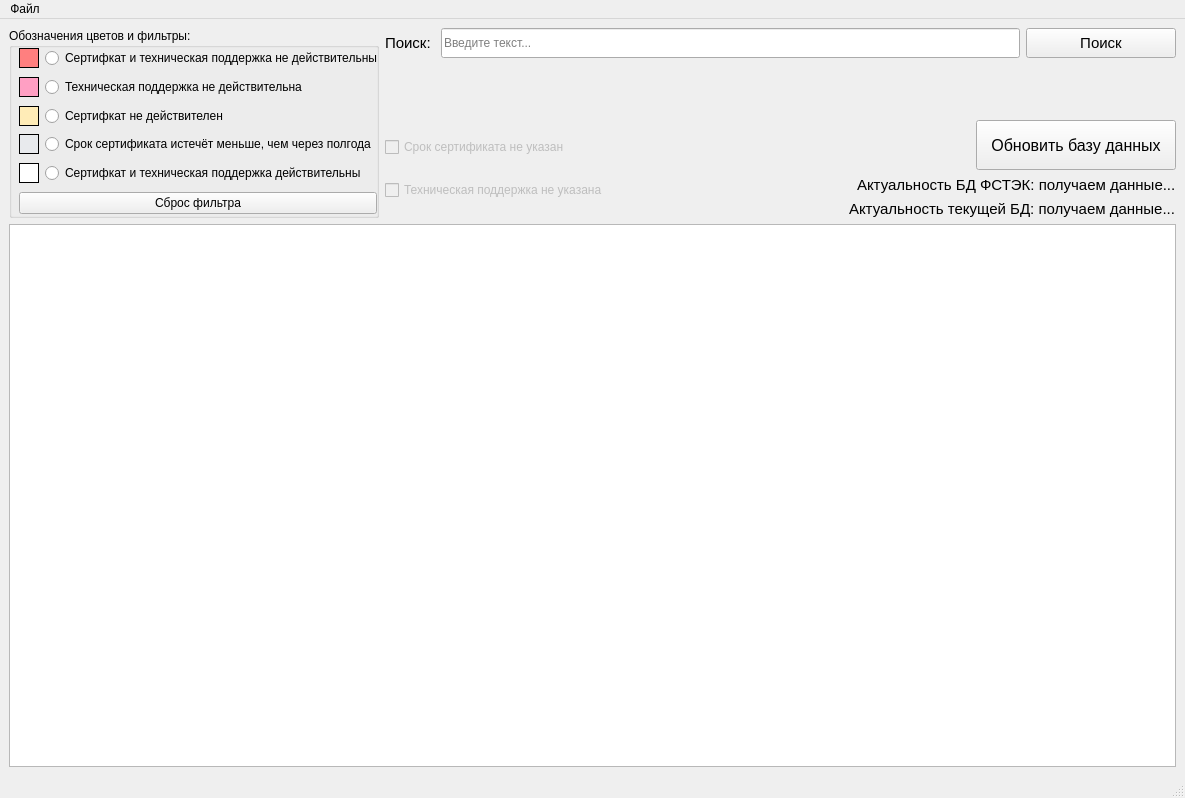
<?xml version="1.0" encoding="UTF-8"?>
<ui version="4.0">
 <class>MainWindow</class>
 <widget class="QMainWindow" name="MainWindow">
  <property name="geometry">
   <rect>
    <x>0</x>
    <y>0</y>
    <width>1185</width>
    <height>798</height>
   </rect>
  </property>
  <property name="windowTitle">
   <string>MainWindow</string>
  </property>
  <widget class="QWidget" name="centralwidget">
   <layout class="QGridLayout" name="gridLayout">
    <item row="2" column="0" colspan="3">
     <widget class="QTableView" name="tableView">
      <property name="minimumSize">
       <size>
        <width>0</width>
        <height>0</height>
       </size>
      </property>
      <property name="accessibleDescription">
       <string/>
      </property>
      <property name="autoFillBackground">
       <bool>false</bool>
      </property>
      <property name="lineWidth">
       <number>3</number>
      </property>
      <property name="sizeAdjustPolicy">
       <enum>QAbstractScrollArea::AdjustToContents</enum>
      </property>
      <property name="editTriggers">
       <set>QAbstractItemView::NoEditTriggers</set>
      </property>
      <property name="selectionBehavior">
       <enum>QAbstractItemView::SelectRows</enum>
      </property>
     </widget>
    </item>
    <item row="1" column="1">
     <layout class="QVBoxLayout" name="verticalLayout">
      <item>
       <widget class="QCheckBox" name="checkBox_date">
        <property name="enabled">
         <bool>false</bool>
        </property>
        <property name="minimumSize">
         <size>
          <width>0</width>
          <height>0</height>
         </size>
        </property>
        <property name="maximumSize">
         <size>
          <width>300</width>
          <height>16777215</height>
         </size>
        </property>
        <property name="toolTip">
         <string>Флаги, применительные только к действительным сертификатам</string>
        </property>
        <property name="text">
         <string>Срок сертификата не указан</string>
        </property>
       </widget>
      </item>
      <item>
       <widget class="QCheckBox" name="checkBox_sup">
        <property name="enabled">
         <bool>false</bool>
        </property>
        <property name="minimumSize">
         <size>
          <width>0</width>
          <height>0</height>
         </size>
        </property>
        <property name="maximumSize">
         <size>
          <width>16777215</width>
          <height>16777215</height>
         </size>
        </property>
        <property name="toolTip">
         <string>Флаги, применительные только к действительным сертификатам</string>
        </property>
        <property name="text">
         <string>Техническая поддержка не указана</string>
        </property>
       </widget>
      </item>
     </layout>
    </item>
    <item row="0" column="1" colspan="2">
     <layout class="QHBoxLayout" name="horizontalLayout">
      <item alignment="Qt::AlignTop">
       <widget class="QLabel" name="label">
        <property name="minimumSize">
         <size>
          <width>0</width>
          <height>30</height>
         </size>
        </property>
        <property name="maximumSize">
         <size>
          <width>50</width>
          <height>16777215</height>
         </size>
        </property>
        <property name="lineWidth">
         <number>5</number>
        </property>
        <property name="text">
         <string>&lt;html&gt;&lt;head/&gt;&lt;body&gt;&lt;p&gt;&lt;span style=&quot; font-size:11pt;&quot;&gt;Поиск: &lt;/span&gt;&lt;/p&gt;&lt;/body&gt;&lt;/html&gt;</string>
        </property>
       </widget>
      </item>
      <item alignment="Qt::AlignTop">
       <widget class="QLineEdit" name="searchBar">
        <property name="minimumSize">
         <size>
          <width>0</width>
          <height>30</height>
         </size>
        </property>
        <property name="maximumSize">
         <size>
          <width>16777215</width>
          <height>30</height>
         </size>
        </property>
        <property name="toolTip">
         <string>&lt;html&gt;&lt;head/&gt;&lt;body&gt;&lt;p&gt;Поле для ввода искомой информации&lt;/p&gt;&lt;/body&gt;&lt;/html&gt;</string>
        </property>
        <property name="text">
         <string/>
        </property>
        <property name="placeholderText">
         <string>Введите текст...</string>
        </property>
        <property name="clearButtonEnabled">
         <bool>true</bool>
        </property>
       </widget>
      </item>
      <item alignment="Qt::AlignTop">
       <widget class="QPushButton" name="searchButton">
        <property name="minimumSize">
         <size>
          <width>150</width>
          <height>30</height>
         </size>
        </property>
        <property name="maximumSize">
         <size>
          <width>16777215</width>
          <height>16777215</height>
         </size>
        </property>
        <property name="font">
         <font>
          <pointsize>11</pointsize>
         </font>
        </property>
        <property name="text">
         <string>Поиск</string>
        </property>
       </widget>
      </item>
     </layout>
    </item>
    <item row="0" column="0" rowspan="2">
     <widget class="QGroupBox" name="groupBox">
      <property name="minimumSize">
       <size>
        <width>370</width>
        <height>190</height>
       </size>
      </property>
      <property name="maximumSize">
       <size>
        <width>370</width>
        <height>16777215</height>
       </size>
      </property>
      <property name="title">
       <string>Обозначения цветов и фильтры:</string>
      </property>
      <widget class="QWidget" name="verticalLayoutWidget">
       <property name="geometry">
        <rect>
         <x>10</x>
         <y>20</y>
         <width>358</width>
         <height>166</height>
        </rect>
       </property>
       <layout class="QVBoxLayout" name="verticalLayout_filters">
        <item>
         <layout class="QFormLayout" name="formLayout_red">
          <item row="0" column="0">
           <widget class="QLabel" name="label_red">
            <property name="minimumSize">
             <size>
              <width>20</width>
              <height>20</height>
             </size>
            </property>
            <property name="maximumSize">
             <size>
              <width>20</width>
              <height>20</height>
             </size>
            </property>
            <property name="autoFillBackground">
             <bool>false</bool>
            </property>
            <property name="styleSheet">
             <string notr="true">background-color: rgb(255, 127, 127);
border-style: solid;
border-width: 1px;
border-color: rgb(0, 0, 0);</string>
            </property>
            <property name="text">
             <string/>
            </property>
           </widget>
          </item>
          <item row="0" column="1">
           <widget class="QRadioButton" name="radioButton_red">
            <property name="text">
             <string>Сертифкат и техническая поддержка не действительны</string>
            </property>
            <property name="autoExclusive">
             <bool>true</bool>
            </property>
           </widget>
          </item>
         </layout>
        </item>
        <item>
         <layout class="QFormLayout" name="formLayout_pink">
          <item row="0" column="0">
           <widget class="QLabel" name="label_pink">
            <property name="minimumSize">
             <size>
              <width>20</width>
              <height>20</height>
             </size>
            </property>
            <property name="maximumSize">
             <size>
              <width>20</width>
              <height>20</height>
             </size>
            </property>
            <property name="autoFillBackground">
             <bool>false</bool>
            </property>
            <property name="styleSheet">
             <string notr="true">background-color: rgb(255, 159, 195);
border-style: solid;
border-width: 1px;
border-color: rgb(0, 0, 0);</string>
            </property>
            <property name="text">
             <string/>
            </property>
           </widget>
          </item>
          <item row="0" column="1">
           <widget class="QRadioButton" name="radioButton_pink">
            <property name="text">
             <string>Техническая поддержка не действительна</string>
            </property>
            <property name="autoExclusive">
             <bool>true</bool>
            </property>
           </widget>
          </item>
         </layout>
        </item>
        <item>
         <layout class="QFormLayout" name="formLayout_yellow">
          <item row="0" column="0">
           <widget class="QLabel" name="label_yellow">
            <property name="minimumSize">
             <size>
              <width>20</width>
              <height>20</height>
             </size>
            </property>
            <property name="maximumSize">
             <size>
              <width>20</width>
              <height>20</height>
             </size>
            </property>
            <property name="autoFillBackground">
             <bool>false</bool>
            </property>
            <property name="styleSheet">
             <string notr="true">background-color: rgb(255, 236, 183);
border-style: solid;
border-width: 1px;
border-color: rgb(0, 0, 0);</string>
            </property>
            <property name="text">
             <string/>
            </property>
           </widget>
          </item>
          <item row="0" column="1">
           <widget class="QRadioButton" name="radioButton_yellow">
            <property name="text">
             <string>Сертифкат не действителен</string>
            </property>
            <property name="autoExclusive">
             <bool>true</bool>
            </property>
           </widget>
          </item>
         </layout>
        </item>
        <item>
         <layout class="QFormLayout" name="formLayout_gray">
          <item row="0" column="0">
           <widget class="QLabel" name="label_gray">
            <property name="minimumSize">
             <size>
              <width>20</width>
              <height>20</height>
             </size>
            </property>
            <property name="maximumSize">
             <size>
              <width>20</width>
              <height>20</height>
             </size>
            </property>
            <property name="autoFillBackground">
             <bool>false</bool>
            </property>
            <property name="styleSheet">
             <string notr="true">background-color: rgb(232, 234, 237);
border-style: solid;
border-width: 1px;
border-color: rgb(0, 0, 0);</string>
            </property>
            <property name="text">
             <string/>
            </property>
           </widget>
          </item>
          <item row="0" column="1">
           <widget class="QRadioButton" name="radioButton_gray">
            <property name="text">
             <string>Срок сертификата истечёт меньше, чем через полгода</string>
            </property>
            <property name="autoExclusive">
             <bool>true</bool>
            </property>
           </widget>
          </item>
         </layout>
        </item>
        <item>
         <layout class="QFormLayout" name="formLayout_white">
          <item row="0" column="0">
           <widget class="QLabel" name="label_white">
            <property name="minimumSize">
             <size>
              <width>20</width>
              <height>20</height>
             </size>
            </property>
            <property name="maximumSize">
             <size>
              <width>20</width>
              <height>20</height>
             </size>
            </property>
            <property name="autoFillBackground">
             <bool>false</bool>
            </property>
            <property name="styleSheet">
             <string notr="true">background-color: rgb(255, 255, 255);
border-style: solid;
border-width: 1px;
border-color: rgb(0, 0, 0);</string>
            </property>
            <property name="text">
             <string/>
            </property>
           </widget>
          </item>
          <item row="0" column="1">
           <widget class="QRadioButton" name="radioButton_white">
            <property name="text">
             <string>Сертифкат и техническая поддержка действительны</string>
            </property>
            <property name="autoExclusive">
             <bool>true</bool>
            </property>
           </widget>
          </item>
         </layout>
        </item>
        <item>
         <widget class="QPushButton" name="resetButton">
          <property name="toolTip">
           <string/>
          </property>
          <property name="text">
           <string>Сброс фильтра</string>
          </property>
         </widget>
        </item>
       </layout>
      </widget>
     </widget>
    </item>
    <item row="1" column="2">
     <layout class="QVBoxLayout" name="verticalLayout_2">
      <item alignment="Qt::AlignRight">
       <widget class="QPushButton" name="refreshButton">
        <property name="minimumSize">
         <size>
          <width>200</width>
          <height>50</height>
         </size>
        </property>
        <property name="maximumSize">
         <size>
          <width>450</width>
          <height>16777215</height>
         </size>
        </property>
        <property name="font">
         <font>
          <pointsize>12</pointsize>
         </font>
        </property>
        <property name="toolTip">
         <string>Требуется интернет-соединение</string>
        </property>
        <property name="text">
         <string>Обновить базу данных</string>
        </property>
       </widget>
      </item>
      <item alignment="Qt::AlignRight">
       <widget class="QLabel" name="actual_date">
        <property name="font">
         <font>
          <pointsize>11</pointsize>
         </font>
        </property>
        <property name="text">
         <string>Актуальность БД ФСТЭК: получаем данные...</string>
        </property>
       </widget>
      </item>
      <item alignment="Qt::AlignRight">
       <widget class="QLabel" name="last_update_date">
        <property name="font">
         <font>
          <pointsize>11</pointsize>
         </font>
        </property>
        <property name="text">
         <string>Актуальность текущей БД: получаем данные...</string>
        </property>
       </widget>
      </item>
     </layout>
    </item>
   </layout>
  </widget>
  <widget class="QMenuBar" name="menubar">
   <property name="geometry">
    <rect>
     <x>0</x>
     <y>0</y>
     <width>1185</width>
     <height>22</height>
    </rect>
   </property>
   <widget class="QMenu" name="menu">
    <property name="statusTip">
     <string>Создание файлов</string>
    </property>
    <property name="title">
     <string>Файл</string>
    </property>
    <addaction name="action_Excel"/>
    <addaction name="action_Word"/>
   </widget>
   <addaction name="menu"/>
  </widget>
  <widget class="QStatusBar" name="statusbar"/>
  <action name="actionWord">
   <property name="text">
    <string>Word</string>
   </property>
  </action>
  <action name="action_Excel">
   <property name="text">
    <string>Экспортировать в Excel-файл</string>
   </property>
   <property name="statusTip">
    <string>Сохранение видимой таблицы в Excel-файл</string>
   </property>
  </action>
  <action name="action_Word">
   <property name="text">
    <string>Экспортировать в Word-файл</string>
   </property>
   <property name="statusTip">
    <string>Сохранение видимой таблицы в Word-файл</string>
   </property>
  </action>
 </widget>
 <resources/>
 <connections/>
</ui>
